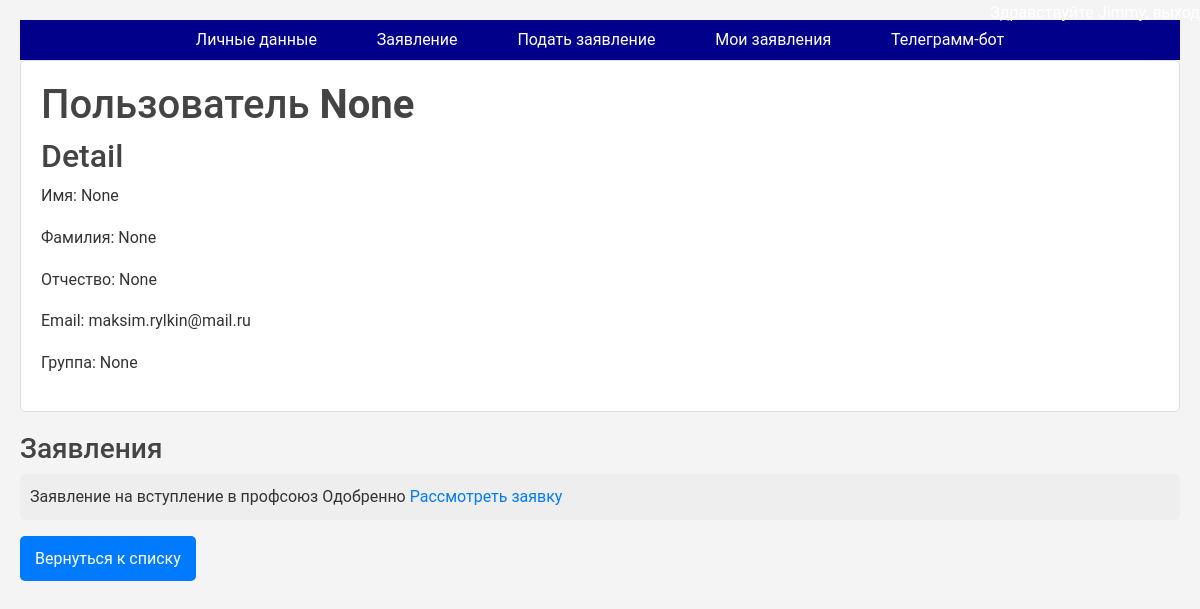
Before: /accaunt/user_detail/6/ (signed in) with the older database file.
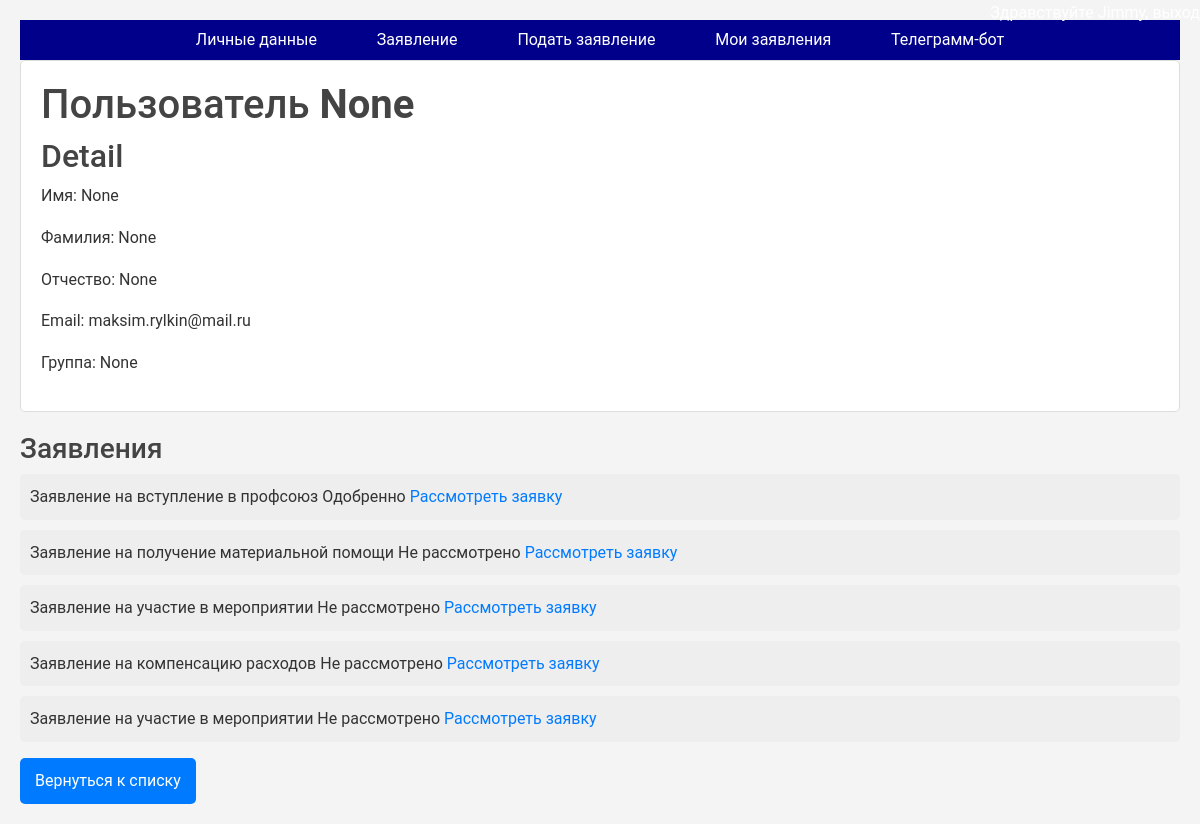
After: the same page with the newer database file.
### myauth/models.py (models this page shows)
class Appends(models.Model):
    user = models.ForeignKey(User, on_delete=models.CASCADE)
    description = models.ForeignKey(Description,null=True, on_delete=models.CASCADE)
    file = models.FileField(null=True ,upload_to='appends/receipts/')
    decision = models.ForeignKey(Decision,null=True, on_delete=models.CASCADE)
    commentary = models.TextField(null=True, max_length=1000)
    created_at = models.DateTimeField(auto_now_add=True)

class Description(models.Model):
    text = models.CharField(max_length=100)
    def __str__(self):
        return self.text

class Decision(models.Model):
    text = models.CharField(max_length=100)
    def __str__(self):
        return self.text

### myauth/views.py (the view)
# urls.py: path("user_detail/<int:pk>/", UserDetail.as_view(), name="user_detail"),
class UserDetail(UserPassesTestMixin, DetailView):
    def test_func(self):
        if self.request.user.is_staff:
            return True
    model = User
    template_name = "myauth/users_detail.html"
    context_object_name = "user"
    def get_context_data(self, **kwargs):
        context = super(UserDetail, self).get_context_data(**kwargs)
        context['appends'] = Appends.objects.filter(user=self.get_object())
        return context

### appearance/context_processors.py (called while the page is built)
def login_form(request):
    return {'login_form': UserLoginForm()}

### myauth/templates/myauth/users_detail.html (shortened to what this page needs)
{% extends 'myauth/base.html' %}
{% block body %}
  <div class="user-info">
    <h1>Пользователь <strong>{{ user.profile.name }} </strong></h1>
      <h2>Detail</h2>
      <div>
      <p>Имя: {{ user.profile.name }}</p>
      <p>Фамилия: {{ user.profile.lastname }}</p>
      <p>Отчество: {{ user.profile.secondname }}</p>
      <p>Email: {{ user.profile.email }}</p>
      <p>Группа: {{ user.profile.group }}</p>
      </div>
  </div>
  <div>
        <h3>Заявления</h3>
        {% if appends %}
          <ul class="appends-list">
            {% for append in appends %}
              <li>{{ append.description }} {{ append.decision }} <a href="{% url 'myauth:check_appends' append.pk %}">Рассмотреть заявку</a></li>
            {% endfor %}
          </ul>
        {% else %}
        <p>У {{ user.username }} нет активных заявок</p>
        {% endif %}
      </div>
      <div>
          <a href="{% url 'myauth:users_list' %}" class="back-button">Вернуться к списку</a>
      </div>
{% endblock %}

Changed rows visible on the page:
added Appends: description "Заявление на получение материальной помощи", decision "Не рассмотрено"
added Appends: description "Заявление на участие в мероприятии", decision "Не рассмотрено"
added Appends: description "Заявление на компенсацию расходов", decision "Не рассмотрено"
added Appends: description "Заявление на участие в мероприятии", decision "Не рассмотрено"
